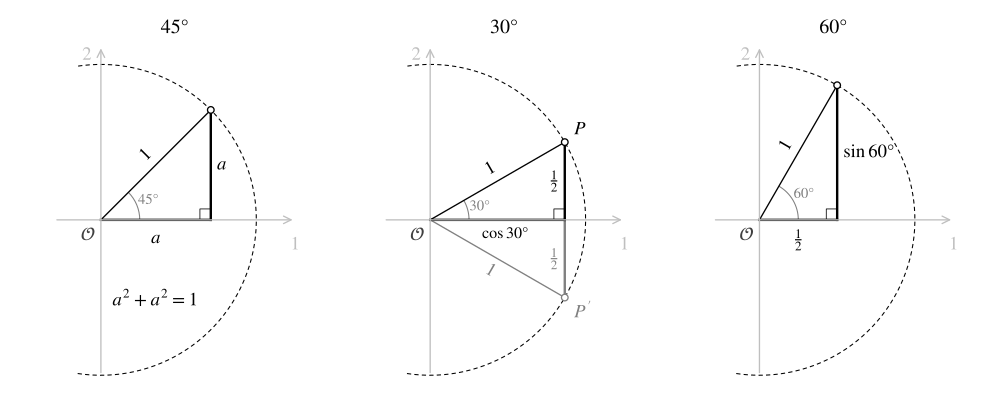

Generate this figure with Python:
"""Abb. 1.4: Dreiecke im Einheitskreis für 45°, 30° (mit Spiegelung) und 60°.
Stil wie Abb. 1.1: Achsen hellgrau, Kreis gestrichelt, Linien schwarz.
Aufruf: python3 dreiecke_einheitskreis.py  ->  dreiecke_einheitskreis.svg"""
import numpy as np
import matplotlib
matplotlib.use("Agg")
import matplotlib.pyplot as plt
from matplotlib.patches import Arc

plt.rcParams.update({"font.family": "STIXGeneral", "mathtext.fontset": "stix",
                     "font.size": 14, "svg.fonttype": "path"})
HELL, GRAU, DGRAU = "#BFBFBF", "#808080", "#404040"
LW = 1.0


def grundbild(ax, titel):
    ax.set_aspect("equal"); ax.axis("off")
    ax.set_xlim(-0.35, 1.3); ax.set_ylim(-1.05, 1.15)
    ax.annotate("", xy=(1.25, 0), xytext=(-0.3, 0), arrowprops=dict(arrowstyle="->", color=HELL, lw=1))
    ax.annotate("", xy=(0, 1.12), xytext=(0, -1.0), arrowprops=dict(arrowstyle="->", color=HELL, lw=1))
    ax.text(1.25, -0.1, "1", color=HELL, ha="center", va="top")
    ax.text(-0.06, 1.12, "2", color=HELL, ha="right", va="top")
    t = np.linspace(-np.pi / 2 - 0.15, np.pi / 2 + 0.15, 300)
    ax.plot(np.cos(t), np.sin(t), "k", lw=LW * 0.8, ls=(0, (4, 3)))
    ax.text(-0.04, -0.04, r"$\mathcal{O}$", color=DGRAU, ha="right", va="top")
    ax.set_title(titel, fontsize=15)


def dreieck(ax, phi, sin_lab, cos_lab, r_lab=True):
    c, s = np.cos(phi), np.sin(phi)
    ax.plot([0, c], [0, s], "k", lw=LW)            # Radius
    ax.plot([0, c], [0, 0], "k", lw=LW * 1.8)      # cos
    ax.plot([c, c], [0, s], "k", lw=LW * 1.8)      # sin
    q = 0.07                                        # rechter Winkel
    ax.plot([c - q, c - q, c], [0, q, q], "k", lw=0.6)
    ax.add_patch(Arc((0, 0), 0.5, 0.5, theta1=0, theta2=np.degrees(phi), color=GRAU, lw=0.8))
    ax.text(0.33 * np.cos(phi / 2), 0.33 * np.sin(phi / 2), f"${np.degrees(phi):.0f}°$",
            color=GRAU, ha="center", va="center", fontsize=11)
    ax.plot(c, s, "o", ms=5, mfc="white", mec="k")
    if r_lab:
        ax.text(0.5 * c - 0.09 * s, 0.5 * s + 0.09 * c, "$1$", ha="center", va="center",
                rotation=np.degrees(phi))
    ax.text(c / 2, -0.06, cos_lab, ha="center", va="top")
    ax.text(c + 0.04, s / 2, sin_lab, ha="left", va="center")


fig, axs = plt.subplots(1, 3, figsize=(10.5, 4.2))

# 45°: gleichschenklig
grundbild(axs[0], r"$45°$")
dreieck(axs[0], np.pi / 4, r"$a$", r"$a$")
axs[0].text(0.35, -0.55, r"$a^2+a^2=1$", ha="center")

# 30°: an der 1-Achse gespiegelt -> gleichseitiges Dreieck
grundbild(axs[1], r"$30°$")
c, s = np.cos(np.pi / 6), np.sin(np.pi / 6)
axs[1].plot([0, c], [0, -s], color=GRAU, lw=LW)
axs[1].plot([c, c], [0, -s], color=GRAU, lw=LW * 1.8)
axs[1].plot(c, -s, "o", ms=5, mfc="white", mec=GRAU)
axs[1].text(c - 0.04, -s / 2, r"$\frac{1}{2}$", ha="right", va="center", color=GRAU)
axs[1].text(0.5 * c - 0.09 * s, -0.5 * s - 0.09 * c, "$1$", ha="center", va="center",
            rotation=-30, color=GRAU)
axs[1].text(c + 0.06, s + 0.02, r"$P$", ha="left", va="bottom")
axs[1].text(c + 0.06, -s - 0.02, r"$P^{\prime}$", ha="left", va="top", color=GRAU)
dreieck(axs[1], np.pi / 6, "", "")
axs[1].text(c - 0.04, s / 2, r"$\frac{1}{2}$", ha="right", va="center")
axs[1].text(c / 2 + 0.05, -0.04, r"$\cos 30°$", ha="center", va="top", fontsize=12)

# 60°: dasselbe Dreieck, gekippt
grundbild(axs[2], r"$60°$")
dreieck(axs[2], np.pi / 3, r"$\sin 60°$", r"$\frac{1}{2}$")

fig.tight_layout()
fig.savefig(__file__.replace(".py", ".svg"), transparent=True)
